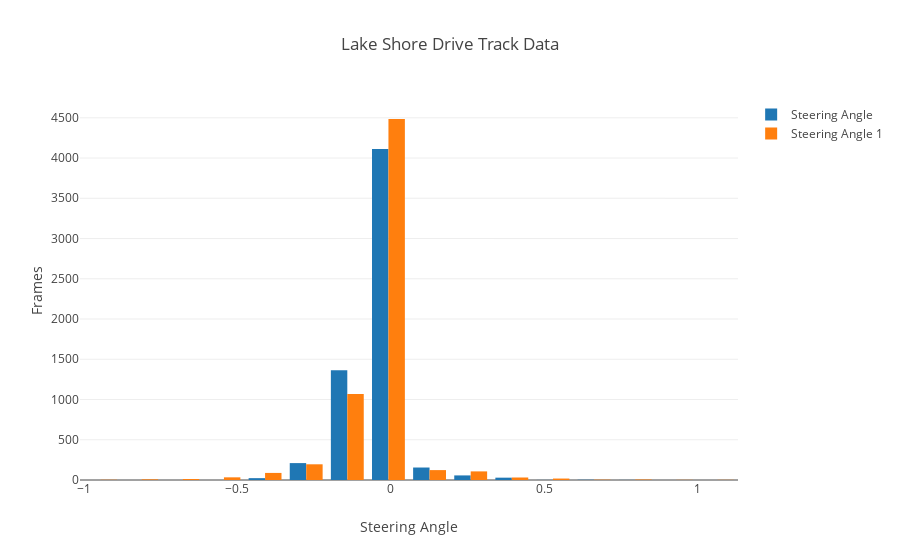

Write notebook code for a chart like this one.
### Code cell
import numpy as np
import pandas as pd
import matplotlib.pyplot as plt
import plotly.graph_objs as go
import plotly.figure_factory as FF
from plotly import __version__
from plotly.offline import download_plotlyjs, init_notebook_mode, plot,iplot

#Always run this the command before at the start of notebook
init_notebook_mode(connected=True)
import plotly.graph_objs as go

#Read in data
df = pd.read_csv('meg_driving.csv')
#select correct column for csv
angle_list=df['angle']

#create a numpy histogram from the data
hist_data = np.histogram(angle_list)
#define bin sizes for histogram based on dataset
binsize = hist_data[1][1] - hist_data[1][0]


trace1 = go.Histogram(
    x=angle_list,
    histnorm='count',
    name='Steering Angle',
    autobinx=False,
    xbins=dict(
        start=hist_data[1][0],
        end=hist_data[1][-1],
        size=binsize
    )
)

#Read in data
df = pd.read_csv('meg_driving1.csv')
#select correct column for csv
angle_list=df['angle']

#create a numpy histogram from the data
hist_data = np.histogram(angle_list)
#define bin sizes for histogram based on dataset
binsize = hist_data[1][1] - hist_data[1][0]


trace2 = go.Histogram(
    x=angle_list,
    histnorm='count',
    name='Steering Angle 1',
    autobinx=False,
    xbins=dict(
        start=hist_data[1][0],
        end=hist_data[1][-1],
        size=binsize
    )
)

trace3 = go.Scatter(
    name='Ideal Data Amount',
    y=[1000,1000],
    x=[-1,1]
)

data = [trace1,trace2]
layout = go.Layout(
    bargroupgap=0.001,
    title='Lake Shore Drive Track Data',
    xaxis=dict(title='Steering Angle'),
    yaxis=dict(title='Frames')
)
fig = go.Figure(data=data, layout=layout)
iplot(fig)

### Figure 1 — Plotly figure (JSON) as saved in the notebook; plotly's stock layout.template omitted (floating-point values rounded to 4 significant figures; data arrays with more than 128 entries replaced by an {"elided": "..."} marker saying what was removed)
{"data": [{"autobinx": false, "histnorm": "count", "name": "Steering Angle", "type": "histogram", "x": {"elided": "5957 float values"}, "xbins": {"end": 0.8644, "size": 0.1342, "start": -0.4771}}, {"autobinx": false, "histnorm": "count", "name": "Steering Angle 1", "type": "histogram", "x": {"elided": "6186 float values"}, "xbins": {"end": 1, "size": 0.2, "start": -1}}], "layout": {"bargroupgap": 0.001, "title": "Lake Shore Drive Track Data", "xaxis": {"title": "Steering Angle"}, "yaxis": {"title": "Frames"}}}
